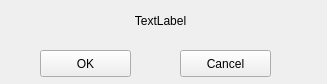
<?xml version="1.0" encoding="UTF-8"?>
<ui version="4.0">
 <class>deleteAssess</class>
 <widget class="QWidget" name="deleteAssess">
  <property name="geometry">
   <rect>
    <x>0</x>
    <y>0</y>
    <width>327</width>
    <height>84</height>
   </rect>
  </property>
  <property name="windowTitle">
   <string>Form</string>
  </property>
  <property name="windowIcon">
   <iconset>
    <normaloff>../../../../../Desktop/Raven-on-red.png</normaloff>../../../../../Desktop/Raven-on-red.png</iconset>
  </property>
  <widget class="QLabel" name="lblSure">
   <property name="geometry">
    <rect>
     <x>60</x>
     <y>0</y>
     <width>201</width>
     <height>41</height>
    </rect>
   </property>
   <property name="text">
    <string>TextLabel</string>
   </property>
   <property name="alignment">
    <set>Qt::AlignCenter</set>
   </property>
   <property name="wordWrap">
    <bool>true</bool>
   </property>
   <property name="margin">
    <number>0</number>
   </property>
  </widget>
  <widget class="QPushButton" name="btnOK">
   <property name="geometry">
    <rect>
     <x>40</x>
     <y>50</y>
     <width>91</width>
     <height>27</height>
    </rect>
   </property>
   <property name="text">
    <string>OK</string>
   </property>
  </widget>
  <widget class="QPushButton" name="pushButton_2">
   <property name="geometry">
    <rect>
     <x>180</x>
     <y>50</y>
     <width>91</width>
     <height>27</height>
    </rect>
   </property>
   <property name="text">
    <string>Cancel</string>
   </property>
  </widget>
 </widget>
 <resources/>
 <connections/>
</ui>
